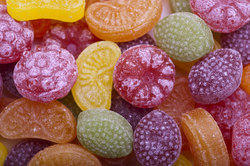
#> input picture opencv_py_example/input.jpg, 250 x 166 px
$ python custom_map.py
#> lines starting #> are read from the running program, lines starting #| are printed output that depends on the picture
import cv2
import numpy as np

import math


img= cv2.imread('input.jpg' ,cv2.IMREAD_GRAYSCALE)
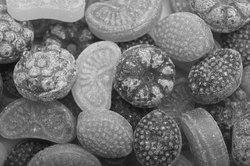
#> img: shape (166, 250); min 0, max 255, mean 116
rows ,cols = img.shape #height, width, channels = img.shape
#> rows = 166; cols = 250

img_out = np.zeros(img.shape , dtype=img.dtype)

for i in range(rows):
    for j in range(cols):

        offset_x = int(25.0 * math.cos(2*3.14*i /180))
        offset_y = 0

        if j + offset_x < rows:

            img_out[i ,j] =img[i , (j+offset_x) %cols]
        else :
            img_out[i ,j] = 0
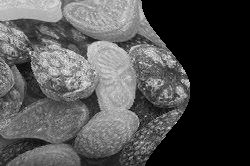
#> img_out: shape (166, 250); min 0, max 255, mean 79.6


cv2.imshow('Input', img)
cv2.imshow('Output', img_out)


cv2.waitKey()
